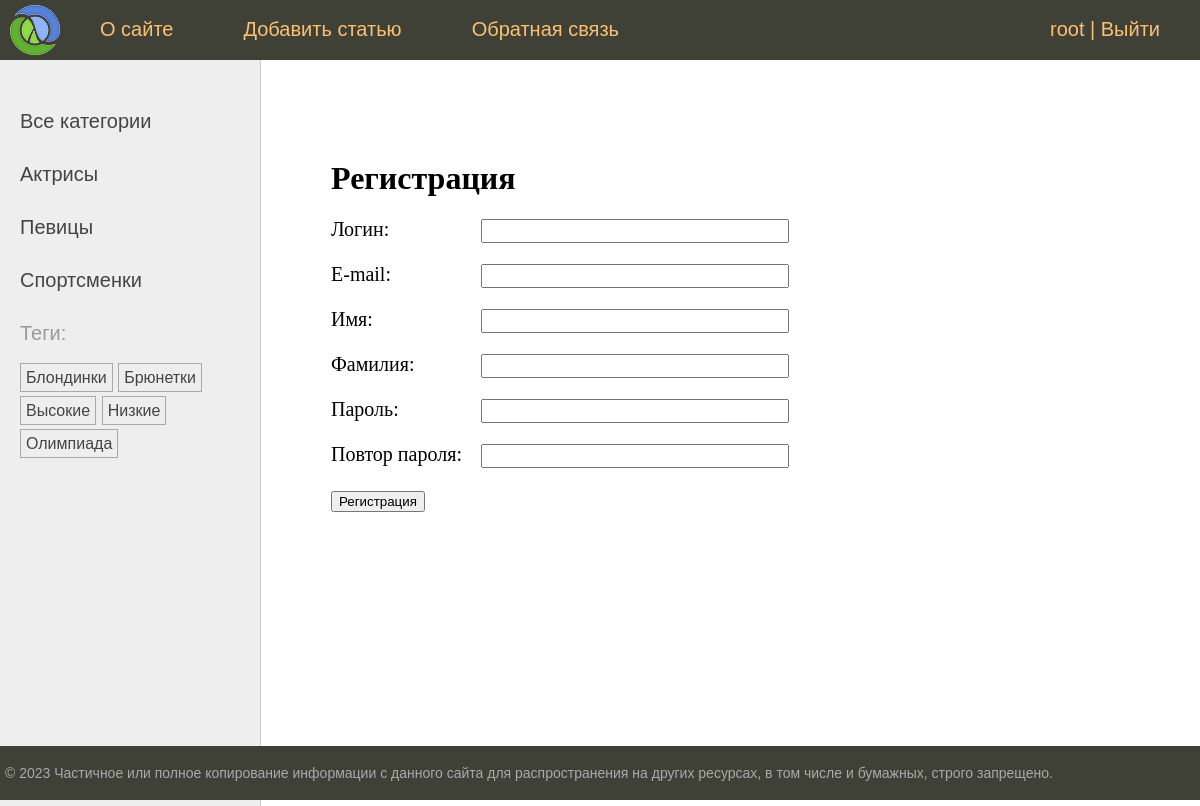
The page /users/register/ (signed in) on the database its author committed.
### users/models.py (models this page shows)
class User(AbstractUser):
    photo = models.ImageField(
        upload_to="users/%Y/%m/%d/",
        blank=True,
        null=True,
        verbose_name="Фотография",
    )
    date_birth = models.DateTimeField(
        blank=True, null=True, verbose_name="Дата рождения"
    )

### women/models.py (models this page shows, shortened)
class Category(models.Model):
    name = models.CharField(max_length=100, db_index=True, verbose_name="Категория")
    slug = models.SlugField(max_length=255, unique=True, db_index=True)
    class Meta:
        verbose_name = "Категория"
        verbose_name_plural = "Категории"
    def get_absolute_url(self):
        return reverse("category", kwargs={"cat_slug": self.slug})

class TagPost(models.Model):
    tag = models.CharField(max_length=100, db_index=True)
    slug = models.SlugField(max_length=255, unique=True, db_index=True)
    def get_absolute_url(self):
        return reverse("tag", kwargs={"tag_slug": self.slug})

### users/views.py (the view)
# urls.py: path("register/", views.RegisterUser.as_view(), name="register"),
class RegisterUser(CreateView):
    form_class = RegisterUserForm
    template_name = "users/register.html"
    extra_context = {"title": "Регистрация"}
    success_url = reverse_lazy("users:login")

### users/forms.py (shortened to what this page needs)
class RegisterUserForm(UserCreationForm):
    username = forms.CharField(
        label="Логин", widget=forms.TextInput(attrs={"class": "form-input"})
    )
    password1 = forms.CharField(
        label="Пароль", widget=forms.PasswordInput(attrs={"class": "form-input"})
    )
    password2 = forms.CharField(
        label="Повтор пароля", widget=forms.PasswordInput(attrs={"class": "form-input"})
    )
    class Meta:
        model = get_user_model()
        fields = [
            "username",
            "email",
            "first_name",
            "last_name",
            "password1",
            "password2",
        ]
        labels = {
            "email": "E-mail",
            "first_name": "Имя",
            "last_name": "Фамилия",
        }
        widgets = {
            "email": forms.TextInput(attrs={"class": "form-input"}),
            "first_name": forms.TextInput(attrs={"class": "form-input"}),
            "last_name": forms.TextInput(attrs={"class": "form-input"}),
        }

### users/context_processors.py (called while the page is built)
def get_women_context(request):
    return {"mainmenu": menu}

### women/templatetags/women_tags.py (called while the page is built)
@register.inclusion_tag("women/list_categories.html")
def show_categories(cat_selected=0):
    cats = Category.objects.annotate(total=Count("posts")).filter(total__gt=0)
    return {"cats": cats, "cat_selected": cat_selected}

@register.inclusion_tag("women/list_tags.html")
def show_all_tags():
    return {"tags": TagPost.objects.annotate(total=Count("tags")).filter(total__gt=0)}

### users/templates/users/register.html (shortened to what this page needs)
{% extends 'base.html' %}
{% block content %}
  <h1>Регистрация</h1>
  <form method="post">
    {% for f in form %}
    <p ><label class="form-label" for="{{ f.id_for_label }}">{{f.label}}: </label>{{ f }}</p>
    {% endfor %}
    <p>
      <button type="submit">Регистрация</button>
    </p>
  </form>
{% endblock %}

### templates/base.html (shortened to what this page needs)
{% load static %}
{% load women_tags %}
<!DOCTYPE html>
<html>
<head>
    <link type="text/css" href="{% static 'women/css/styles.css' %}" rel="stylesheet" />
</head>
<body>
    <table class="table-page" border=0 cellpadding="0" cellspacing="0">
        <tr>
            <td valign=top>
                {% block mainmenu %}
                <div class="header">
                    <ul id="mainmenu" class="mainmenu">
                        <li class="logo"><a href="{% url 'home' %}">
                                <div class="logo"></div>
                            </a></li>
                        {% for m in mainmenu %}
                            <li><a href="{% url m.url_name %}">{{m.title}}</a></li>
                        {% endfor %}
                        {% if user.is_authenticated %}
                        <li class="last"> <a href="{% url 'users:profile' %}">{{user.username}}</a> | <a href="{% url 'users:logout' %}">Выйти</a></li>
                        {% else %}
                            <li class="last"><a href="{% url 'users:login' %}">Войти</a> | <a href="{% url 'users:register' %}">Регистрация</a></li>
                        {% endif %}
                    </ul>
                </div>
                {% endblock mainmenu %}
                <table class="table-content" border=0 cellpadding="0" cellspacing="0">
                    <tr>
                        <td valign="top" class="left-chapters">
                            <ul id="leftchapters">
                                {% if cat_selected == 0 %}
                                <li class="selected">Все категории</li>
                                {% else %}
                                <li><a href="{% url 'home' %}">Все категории</a></li>
                                {% endif %}
                                {% show_categories cat_selected %}
                                <li>{% show_all_tags %}</li>
                            </ul>
                        </td>
                        <td valign="top" class="content">
                            <div class="content-text">
                                {% block content %}
                                {% endblock %}
                            </div>
                        </td>
                    </tr>
                </table>
            </td>
        </tr>
        <tr>
            <td valign=top>
                <div id="footer">
                    <p>&copy; 2023 Частичное или полное копирование информации с данного сайта для распространения на
                        других ресурсах, в том числе и бумажных, строго запрещено.</p>
                </div>
            </td>
        </tr>
    </table>
</body>
</html>

### women/templates/women/list_categories.html
{% for cat in cats %}
{% if cat.id == cat_selected %}
<li class="selected">{{ cat.name }}</li>
{% else %}
<li>
<a href="{{ cat.get_absolute_url }}">{{ cat.name }}</a>
</li>
{% endif %}
{% endfor %}

### women/templates/women/list_tags.html
{% if tags %}
    <p>Теги:</p>
    <ul class="tags-list">
        {% for t in tags %}
        <li><a href="{{ t.get_absolute_url }}">{{ t.tag }}</a></li>
        {% endfor %}
    </ul>
{% endif %}

### women/static/women/css/styles.css (style rules this page uses)
html, body { font-family: "Arial"; margin: 0; padding: 0; height: 100%; width: 100%; color: #444; }
a { color: #0059b2; text-decoration: none; }
.table-page { width: 100%; height: 100%; vertical-align: top; }
.table-page tr { height: 100%; }
.header { background: #3f4137; height: 60px; }
.logo { background: url("../images/logo.png") no-repeat 10px 5px; width: 70px; height: 60px; }
ul.mainmenu { list-style: none; margin: 0; padding: 0; height: 60px; color: #fdc073; font-size: 20px; overflow: hidden; }
ul.mainmenu li { float: left; margin: 18px 40px 0 30px; }
ul.mainmenu li.logo { margin: 0; }
ul.mainmenu li.last { float: right; }
ul.mainmenu li a { color: #fdc073; text-decoration: none; }
.table-content { width: 100%; min-height: 100%; height: 100%; }
.left-chapters { margin: 0; background: #eee; border-right: 1px solid #ccc; }
.left-chapters ul { width: 230px; margin: 0; padding: 20px 10px 10px 20px; list-style: none; font-size: 20px; }
.left-chapters ul li { margin: 30px 0 0 0; color: #999; }
.left-chapters ul li a { color: #444; text-decoration: none; }
ul.tags-list { width: 100%; margin: 0; padding: 0; list-style: none; }
ul.tags-list li { margin: 0; padding: 0 0 10px; display: inline-block; }
ul.tags-list li a { padding: 5px; font-size: 16px; border: 1px solid #aaa; }
.content { padding: 40px 20px 20px 40px; width: 100%; box-sizing: border-box; }
.content-text { margin: 60px 0 0 30px; color: #000; font-size: 20px; font-family: Yandex Sans Display Light; }
.content-text h1 { font-size: 32px; }
#footer { box-sizing: border-box; background: #3f4137; padding: 5px; color: #aaa; font-size: 14px; font-family: Verdana, Geneva, Arial, Helvetica; text-align: left; overflow: hidden; }
.form-input { width: 300px; font-size: 16px; }
.form-label { display: inline-block; min-width: 150px; vertical-align: top; }

### rows shown on the page
User: username "root"
Category: name "Актрисы"
Category: name "Певицы"
Category: name "Спортсменки"
TagPost: tag "Блондинки"
TagPost: tag "Брюнетки"
TagPost: tag "Высокие"
TagPost: tag "Низкие"
TagPost: tag "Олимпиада"

### other values the page prints
{{ m.title }} "О сайте" "Добавить статью" "Обратная связь"
{{ f.label }} "Логин" "E-mail" "Имя" "Фамилия" "Пароль" "Повтор пароля"
